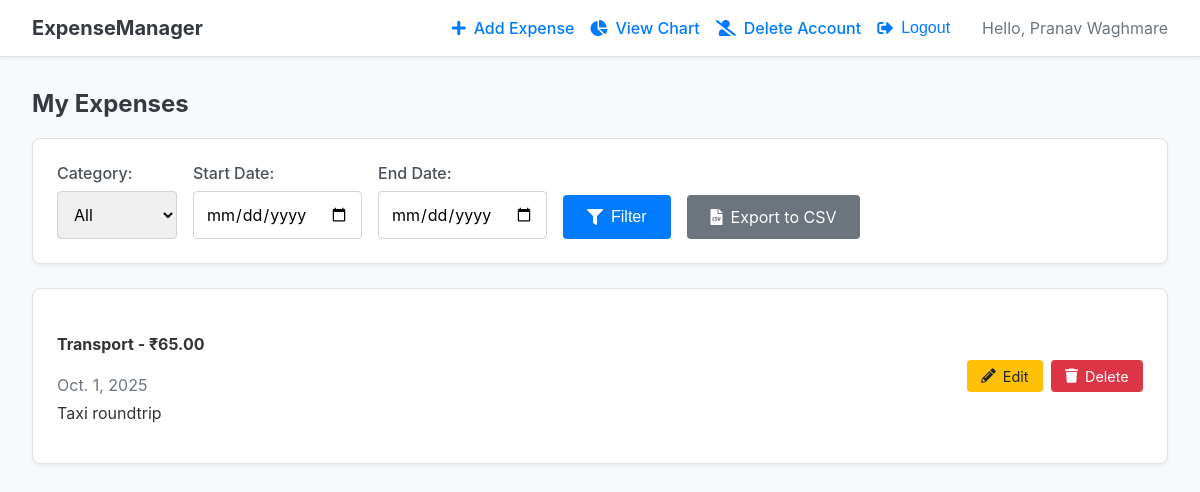
The app's page / (signed in), older data.
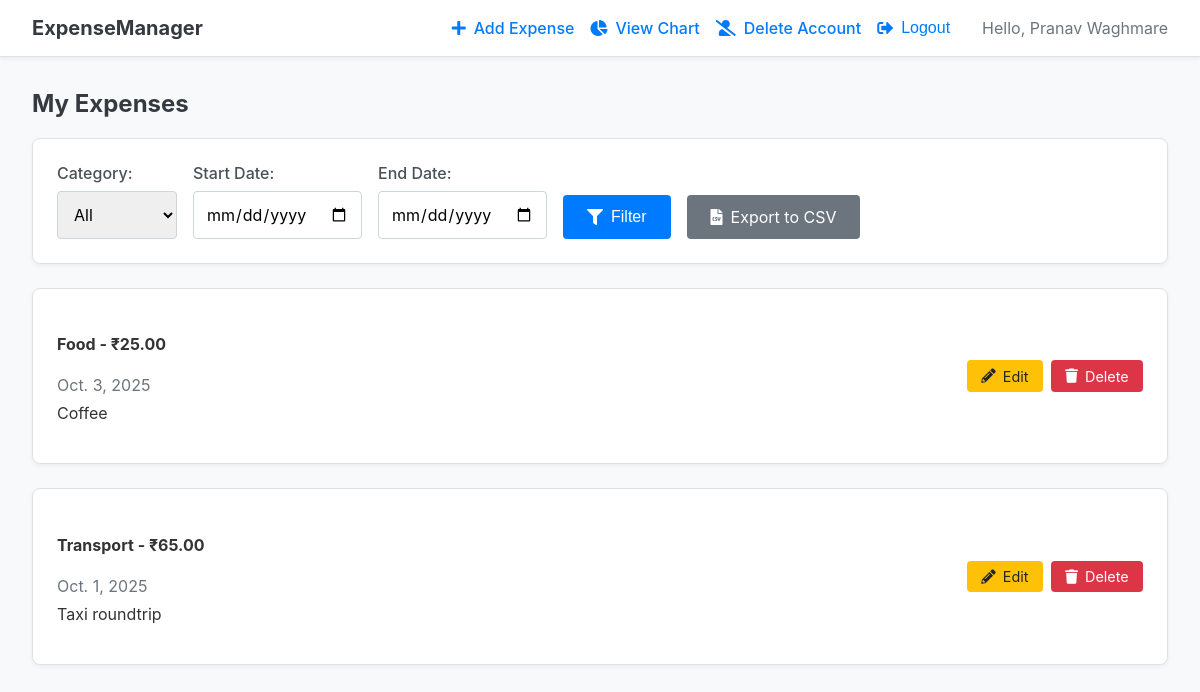
The same page, newer data.
### expenses/models.py (models this page shows, shortened)
class Expense(models.Model):
    CATEGORY_CHOICES = [
        ('Entertainment', 'Entertainment'),
        ('Food', 'Food'),
        ('Transport', 'Transport'),
        ('Bills', 'Bills'),
        ('Healthcare', 'Healthcare'),
        ('Other', 'Other'),
    ]
    user = models.ForeignKey(User, on_delete=models.CASCADE)
    date = models.DateField()
    amount = models.DecimalField(max_digits=10, decimal_places=2)  # Using DecimalField is best practice for currency
    category = models.CharField(max_length=100, choices=CATEGORY_CHOICES)
    description = models.TextField(blank=True, null=True)  # Optional description

### expenses/views.py (the view)
# urls.py: path('', views.view_expenses, name='view_expenses'), # Dashboard/Home Page [cite: 76]
@login_required
def view_expenses(request):
    expenses = Expense.objects.filter(user=request.user).order_by('-date')
    categories = Expense.objects.filter(user=request.user).values_list('category', flat=True).distinct()
    category_filter = request.GET.get('category')
    start_date_filter = request.GET.get('start_date')
    end_date_filter = request.GET.get('end_date')
    if category_filter:
        expenses = expenses.filter(category=category_filter)
    if start_date_filter:
        expenses = expenses.filter(date__gte=start_date_filter)
    if end_date_filter:
        expenses = expenses.filter(date__lte=end_date_filter)
    context = {
        'expenses': expenses,
        'categories': categories,
    }
    return render(request, 'expenses/view_expenses.html', context)

### expenses/templates/expenses/view_expenses.html (shortened to what this page needs)
{% extends 'expenses/base.html' %}
{% block content %}
    <h2>My Expenses</h2>
    <form method="get" class="card">
        <div style="display: flex; align-items: flex-end; gap: 1em; flex-wrap: wrap;">
            <div class="filter-form">
                <label for="category">Category:</label>
                <select name="category" id="category">
                    <option value="">All</option>
                </select>
            </div>
            <div class="filter-form">
                <label for="start_date">Start Date:</label>
                <input type="date" name="start_date" id="start_date" value="{{ request.GET.start_date }}">
            </div>
            <div class="filter-form">
                <label for="end_date">End Date:</label>
                <input type="date" name="end_date" id="end_date" value="{{ request.GET.end_date }}">
            </div>
            <div style="display: flex; gap: 1em;">
                <button type="submit"><i class="fas fa-filter"></i>Filter</button>
                <a href="{% url 'export_to_csv' %}" class="btn btn-secondary"><i class="fas fa-file-csv"></i>Export to CSV</a>
            </div>
        </div>
    </form>
    {% for expense in expenses %}
        <div class="card">
            <div style="display: flex; justify-content: space-between; align-items: center;">
                <div>
                    <h4>{{ expense.category }} - ₹{{ expense.amount }}</h4>
                    <p style="margin: 0; color: #6c757d;">{{ expense.date }}</p>
                    {% if expense.description %}<p style="margin-top: 0.5em;">{{ expense.description }}</p>{% endif %}
                </div>
                <div style="display: flex; gap: 0.5em;">
                    <a href="{% url 'edit_expense' expense.id %}" class="btn btn-sm btn-edit"><i class="fas fa-pencil-alt"></i>Edit</a>
                    <a href="{% url 'delete_expense' expense.id %}" class="btn btn-sm btn-delete"><i class="fas fa-trash"></i>Delete</a>
                </div>
            </div>
        </div>
    {% empty %}
        <div class="card">
            <p>No expenses found. Add your first one!</p>
        </div>
    {% endfor %}
{% endblock %}

Row changes from the older to the newer data that the page shows:
added Expense: category "Food", amount "25.00", date "Oct. 3, 2025", description "Coffee"
